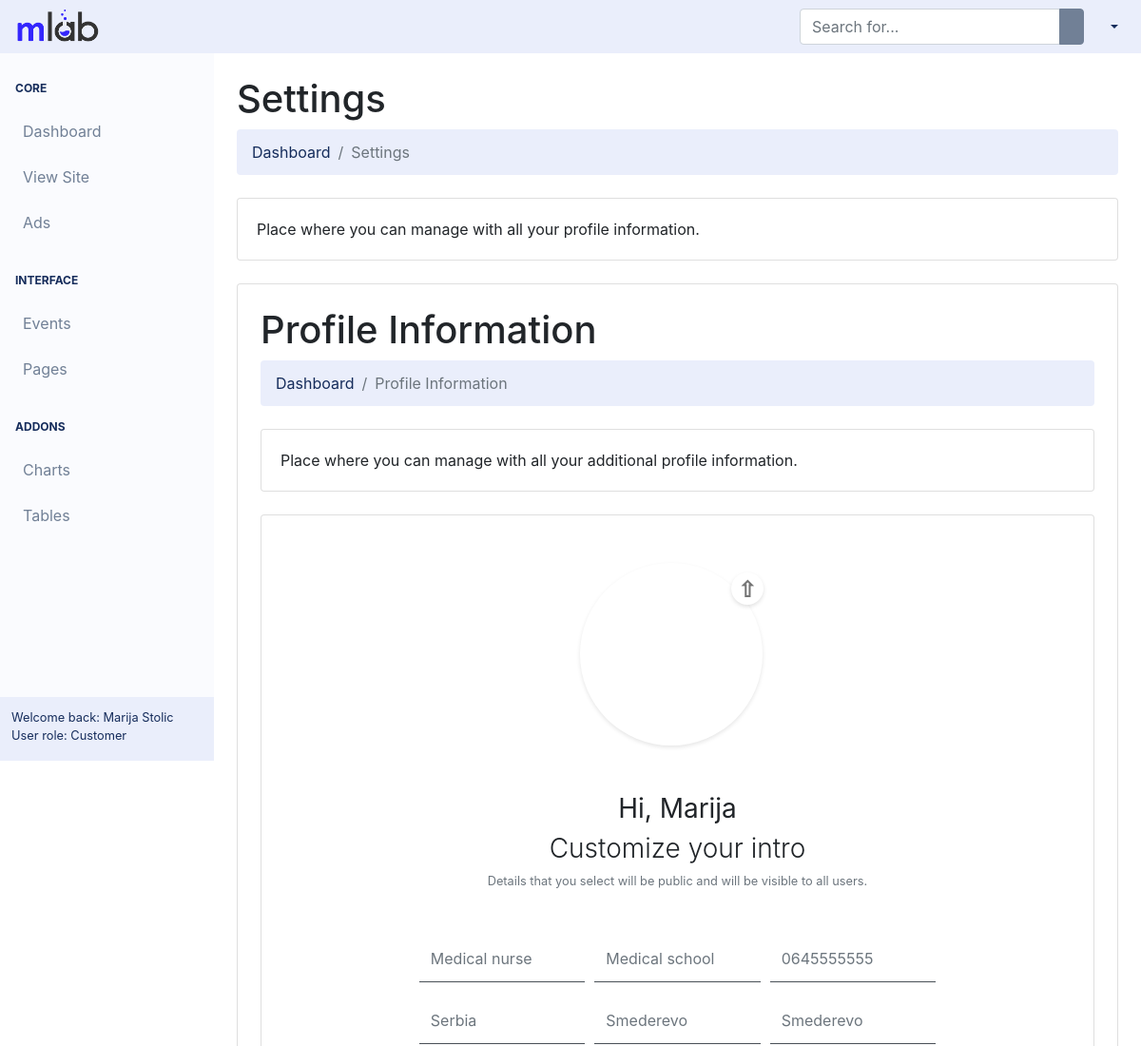
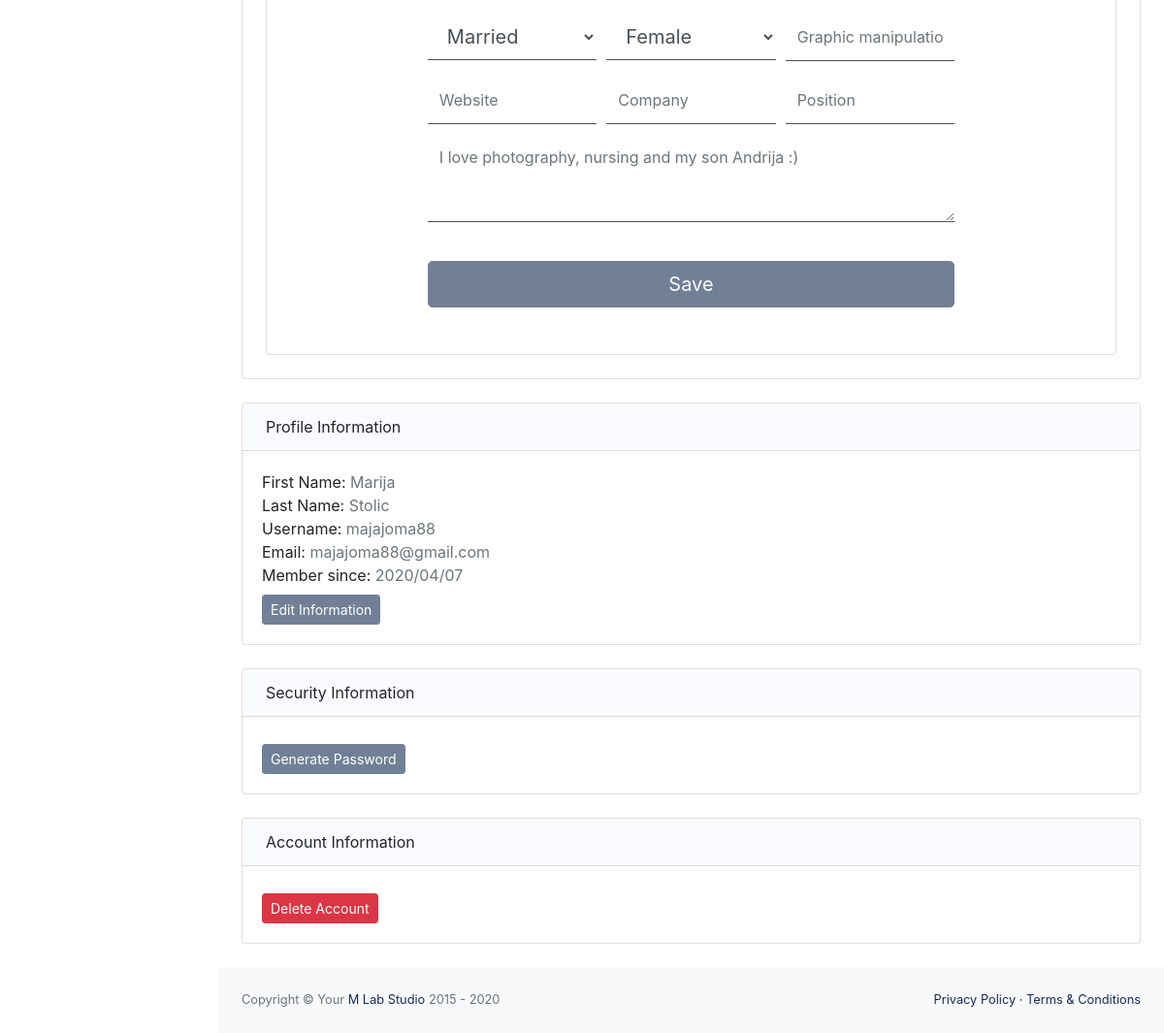
/backend/pages/profile-settings.php (signed in), run on the app's committed database (2 pictures, top to bottom).
### tables this page shows
CREATE TABLE `users` (
  `id` int(255) NOT NULL,
  `fname` varchar(20) NOT NULL,
  `lname` varchar(20) NOT NULL,
  `username` varchar(100) NOT NULL,
  `email` varchar(100) NOT NULL,
  `password` varchar(100) NOT NULL,
  `profile_image` varchar(100) NOT NULL,
  `work` varchar(50) NOT NULL,
  `education` varchar(50) NOT NULL,
  `phone_number` varchar(30) NOT NULL,
  `state` varchar(30) NOT NULL,
  `current_city` varchar(30) NOT NULL,
  `home_town` varchar(30) NOT NULL,
  `relationship_status` varchar(30) NOT NULL,
  `gender` varchar(30) NOT NULL,
  `hobbies` varchar(100) NOT NULL,
  `website` varchar(30) NOT NULL,
  `company` varchar(30) NOT NULL,
  `position` varchar(30) NOT NULL,
  `bio` varchar(250) NOT NULL,
  `date` timestamp NOT NULL DEFAULT current_timestamp(),
  `user_role` int(10) NOT NULL
);

### backend/config/Db.php (called while the page is built)
<?php
$dbhost = 'localhost';
$dbuser = 'root';
$dbpass = '';
$dbname = 'app';
$db = new Database($dbhost, $dbuser, $dbpass, $dbname);

### backend/config/Database.php (called while the page is built, shortened)
<?php
require_once 'Db.php';
class Database
{
    public $connection;
    protected $query;
    public function __construct($dbhost = 'localhost', $dbuser = 'root', $dbpass = '', $dbname = 'app', $charset = 'utf8')
    {
        $this->connection = new mysqli($dbhost, $dbuser, $dbpass, $dbname);
        $this->connection->set_charset($charset);
    }
    public function query($query)
    {
        if ($this->query = $this->connection->prepare($query)) {
            if (func_num_args() > 1) {
                $x = func_get_args();
                $args = array_slice($x, 1);
                $types = '';
                $args_ref = array();
                foreach ($args as $k => &$arg) {
                    if (is_array($args[$k])) {
                        foreach ($args[$k] as $j => &$a) {
                            $types .= $this->_gettype($args[$k][$j]);
                            $args_ref[] = &$a;
                        }
                    } else {
                        $types .= $this->_gettype($args[$k]);
                        $args_ref[] = &$arg;
                    }
                }
                array_unshift($args_ref, $types);
                call_user_func_array(array($this->query, 'bind_param'), $args_ref);
            }
            $this->query->execute();
        } else {
            $this->error('Unable to prepare MySQL statement (check your syntax) - ' . $this->connection->error);
        }
        return $this;
    }
    public function fetchAll($callback = null)
    {
        $params = array();
        $row = array();
        $meta = $this->query->result_metadata();
        while ($field = $meta->fetch_field()) {
            $params[] = &$row[$field->name];
        }
        call_user_func_array(array($this->query, 'bind_result'), $params);
        $result = array();
        while ($this->query->fetch()) {
            $r = array();
            foreach ($row as $key => $val) {
                $r[$key] = $val;
            }
            if ($callback != null && is_callable($callback)) {
                $value = call_user_func($callback, $r);
                if ($value == 'break') break;
            } else {
                $result[] = $r;
            }
        }
        $this->query_closed = TRUE;
        return $result;
    }
    private function _gettype($var)
    {
        if (is_string($var)) return 's';
        if (is_int($var)) return 'i';
        return 'b';
    }
}

### backend/src/templates/template-parts/setting-page/additional-profile-information/additional-profile-information.php (called while the page is built, shortened)
<?php
include 'additional-profile-information-form.php';

### backend/config/Localization.php (called while the page is built, shortened)
<?php
class Localization
{
    static public function localizationString( string $select ): string
    {
        return self::$strings [ $select ] ?? '';
    }
    static private $strings = array(
        'customize'                         => 'Customize your intro',
        'detail_user'                       => 'Details that you select will be public and will be visible to all users.',
        'profile_information'               => 'Profile Information',
        'dashboard_breadcrumb'              => 'Dashboard',
        'profile_information_breadcrumb'    => 'Profile Information',
        'info_additional_information'       => 'Place where you can manage with all your additional profile information.',
        'relationship_status'               => 'Relationship status',
        'single'                            => 'Single',
        'in_relationship'                   => 'In a Relationship',
        'engaded'                           => 'Engaded',
        'married'                           => 'Married',
        'civil_partnership'                 => 'In a civil partnership',
        'domestic_partnership'              => 'In a domestic partnership',
        'open_partnership'                  => 'In a open relationship',
        'complicated'                       => 'It\'s complicated',
        'separated'                         => 'Separated',
        'divorced'                          => 'Divorced',
        'widowed'                           => 'Widowed',
        'gender'                            => 'Gender',
        'male'                              => 'Male',
        'female'                            => 'Female',
        'custom'                            => 'Custom',
        'not_to_say'                        => 'Prefer not to say',
    );
}

### backend/config/Functions.php (called while the page is built, shortened)
<?php
class Functions
{
    public function selectQuery($path, $dataQuery, $index, $placeholderIndex)
    {
        if (!empty($path)) :
            if (!empty($dataQuery[$index])) : return $path.$dataQuery[$index]; else : return $placeholderIndex; endif;
        else :
            if (!empty($dataQuery[$index])) : return $dataQuery[$index]; else : return $placeholderIndex; endif;
        endif;
    }
}
$function = new Functions();

### backend/src/templates/template-parts/setting-page/additional-profile-information/additional-profile-information-form.php (the view, shortened to what this page needs)
<?php
$username = $_SESSION['username'];
$selectAddProfile = $db->query('SELECT profile_image, work, education, phone_number, state, current_city, home_town, relationship_status, gender, hobbies, website, company, position, bio FROM users WHERE username = ?', $username)->fetchAll();
foreach ($selectAddProfile as $profile) {  ?>
<div class="container-fluid">
    <h1 class="mt-4"><?= Localization::localizationString('profile_information') ?></h1>
    <ol class="breadcrumb mb-4">
        <li class="breadcrumb-item"><a href="../../../../../../index.php"><?= Localization::localizationString('dashboard_breadcrumb') ?></a></li>
        <li class="breadcrumb-item active"><?= Localization::localizationString('profile_information_breadcrumb');?></li>
    </ol>
    <div class="card mb-4">
        <div class="card-body"><?= Localization::localizationString('info_additional_information') ?></div>
    </div>
    <div class="card mb-4">
        <div class="container">
            <div class="row justify-content-center">
                <div class="col-lg-8 mb-5">
                    <div class="border-0 rounded-lg mt-5">
                        <form class="md-form" method="post" enctype="multipart/form-data">
                            <?php include '../src/templates/auth/login/login.php'; ?>
                            <div class="container">
                                <div class="avatar-upload">
                                    <div class="avatar-edit">
                                        <label for="imageUpload"></label>
                                    </div>
                                    <div class="avatar-preview">
                                        <div id="imagePreview" style="background-image: url('<?= $function->selectQuery('../pages/assets/img/uploaded_image/', $profile, 'profile_image', '../pages/assets/img/brands/avatar.png') ?>');">
                                        </div>
                                    </div>
                                </div>
                            </div>
                            <h3 class="text-center font-weight-normal">Hi, <?= $_SESSION['fname'] ?></h3>
                            <h3 class="text-center font-weight-light"><?= Localization::localizationString ( 'customize' ); ?></h3>
                            <small id="username" class="text-center form-text text-muted mb-5"><?= Localization::localizationString ( 'detail_user' ); ?></small>
                            <div class="form-row">
                                <div class="col-md-4">
                                    <div class="form-group">
                                        <input class="form-control py-4 bottom-border" id="work" type="text" name="work" placeholder="<?= $function->selectQuery('', $profile, 'work', 'Work') ?>" required/>
                                    </div>
                                </div>
                                <div class="col-md-4">
                                    <div class="form-group">
                                        <input class="form-control py-4 bottom-border" id="education" type="text" name="education" placeholder="<?= $function->selectQuery('', $profile, 'education', 'Education') ?>" required />
                                    </div>
                                </div>
                                <div class="col-md-4">
                                    <div class="form-group">
                                        <input class="form-control py-4 bottom-border" id="phoneNumber" type="tel" name="phoneNumber" placeholder="<?= $function->selectQuery('', $profile, 'phone_number', 'Phone Number') ?>" />
                                    </div>
                                </div>
                            </div>
                            <div class="form-row">
                                <div class="col-md-4">
                                    <div class="form-group">
                                        <input class="form-control py-4 bottom-border" id="state" type="text" name="state" placeholder="<?= $function->selectQuery('', $profile, 'state', 'State') ?>" required />
                                    </div>
                                </div>
                                <div class="col-md-4">
                                    <div class="form-group">
                                        <input class="form-control py-4 bottom-border" id="currentCity" type="text" name="currentCity" placeholder="<?= $function->selectQuery('', $profile, 'current_city', 'Current City') ?>" required />
                                    </div>
                                </div>
                                <div class="col-md-4">
                                    <div class="form-group">
                                        <input class="form-control py-4 bottom-border" id="homeTown" type="text" name="homeTown" placeholder="<?= $function->selectQuery('', $profile, 'home_town', 'Home Town') ?>"  required/>
                                    </div>
                                </div>
                            </div>
                            <div class="form-row">
                                <div class="col-md-4">
                                    <select class="form-control form-control-lg bottom-border" id="relationshipStatus" name="relationshipStatus[]" required>
                                        <option value=""><?= $function->selectQuery('', $profile, 'relationship_status', Localization::localizationString('relationship_status')); ?></option>
                                    </select>
                                </div>
                                <div class="col-md-4">
                                    <select class="form-control form-control-lg bottom-border" id="gender" name="gender[]" required>
                                        <option value=""><?= $function->selectQuery('', $profile, 'gender', Localization::localizationString('gender')); ?></option>
                                    </select>
                                </div>
                                <div class="col-md-4">
                                    <div class="form-group">
                                        <input class="form-control py-4 bottom-border" id="hobbies" type="text" name="hobbies" placeholder="<?= $function->selectQuery('', $profile, 'hobbies', 'Hobbies') ?>" required />
                                    </div>
                                </div>
                            </div>
                            <div class="form-row">
                                <div class="col-md-4">
                                    <div class="form-group">
                                        <input class="form-control py-4 bottom-border" id="website" type="text" name="website" placeholder="<?= $function->selectQuery('', $profile, 'website', 'Website') ?>" />
                                    </div>
                                </div>
                                <div class="col-md-4">
                                    <div class="form-group">
                                        <input class="form-control py-4 bottom-border" id="company" type="text" name="company" placeholder="<?= $function->selectQuery('', $profile, 'company', 'Company') ?>" />
                                    </div>
                                </div>
                                <div class="col-md-4">
                                    <div class="form-group">
                                        <input class="form-control py-4 bottom-border" id="position" type="text" name="position" placeholder="<?= $function->selectQuery('', $profile, 'position', 'Position') ?>" />
                                    </div>
                                </div>
                            </div>
                            <div class="form-row">
                                <div class="col-md-12">
                                    <div class="form-group">
                                        <textarea class="form-control bottom-border" name="bio" rows="3" placeholder="<?= $function->selectQuery('', $profile, 'bio', 'Write something about you...') ?>" required></textarea>
                                    </div>
                                </div>
                            </div>
                            <div class="form-group d-flex align-items-center justify-content-between mt-4 mb-0">
                                <input type="submit" class="btn btn-primary btn-lg btn-block" value="Save" name="additionalSubmit">
                            </div>
                        </form>
                    </div>
                </div>
            </div>
        </div>
    </div>
</div>
<?php }  ?>

### backend/src/templates/template-parts/setting-page/profile-information/profile-information.php (shortened to what this page needs)
<?php
$settings = $db->query('SELECT * FROM users WHERE id = ?', $_SESSION['id'])->fetchAll();
foreach ($settings as $setting) { ?>
    <p class="mb-0">First Name: <span class="text-muted"><?php echo $setting['fname']; ?></span></p>
    <p class="mb-0">Last Name: <span class="text-muted"><?php echo $setting['lname']; ?></span></p>
    <p class="mb-0">Username: <span class="text-muted"><?php echo $setting['username']; ?></span></p>
    <p class="mb-0">Email: <span class="text-muted"><?php echo $setting['email']; ?></span></p>
    <p class="mb-0">Member since: <span class="text-muted"><?php echo strstr(str_replace('-', '/', $setting['date']), ' ', true); ?></span></p>
<?php }

### data on the page
users: work "Medical nurse", education "Medical school", phoneNumber "0645555555", state "Serbia", currentCity "Smederevo", homeTown "Smederevo", relationship_status "Married", gender "Female", hobbies "Graphic manipulation", website "Website", company "Company", position "Position", bio "I love photography, nursing and my son Andrija :)", fname "Marija", lname "Stolic", username "majajoma88", email "majajoma88@gmail.com", date "2020/04/07"

### other printed values
$_SESSION['fname'] "Marija"
$_SESSION['lname'] "Stolic"
$isAdmin = ($_SESSION['user_role'] === 10) ? 'Admin' : 'Customer' "Customer"
